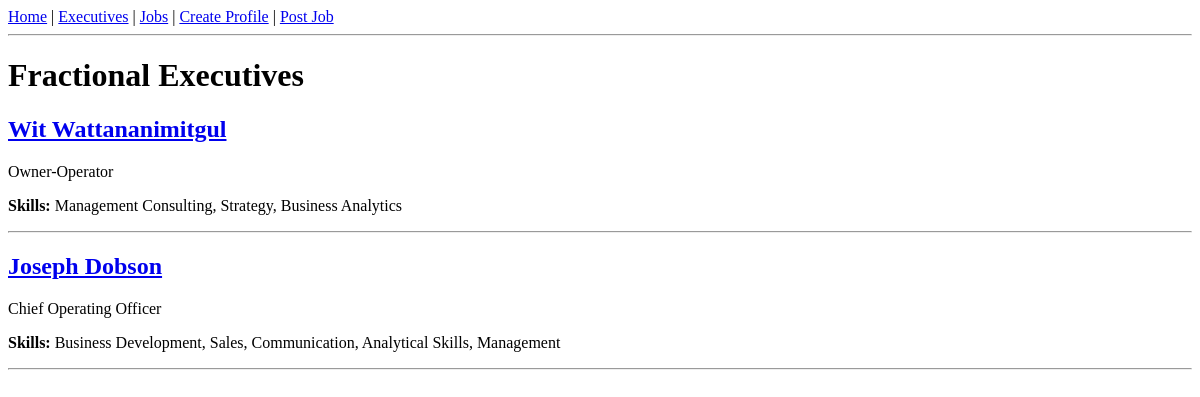
The page /executives/ on the database as committed earlier.
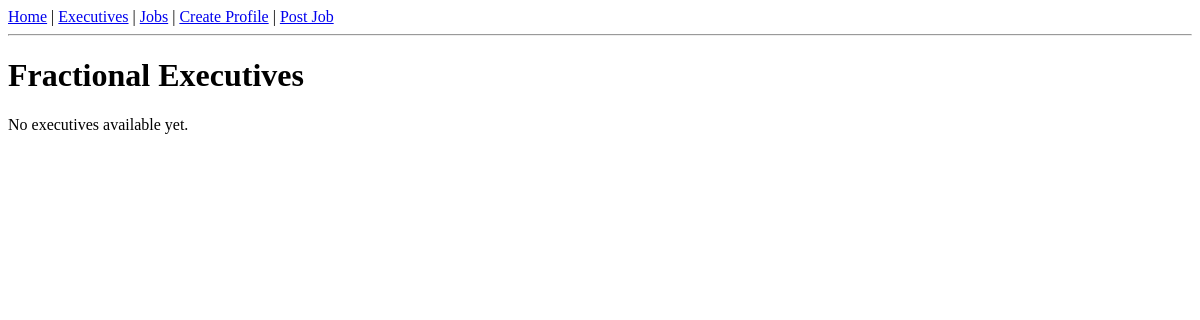
The same page on the database as committed later.
### classifieds/models.py (models this page shows, shortened)
class ExecutiveProfile(models.Model):
    name = models.CharField(max_length=120)
    title = models.CharField(max_length=160)
    bio = models.TextField(blank=True)
    skills_text = models.CharField(max_length=300, blank=True)  # comma-separated
    rate_text = models.CharField(max_length=120, blank=True)    # e.g., "$150–200/hr"
    email = models.EmailField()
    timezone = models.CharField(max_length=60, blank=True)
    created_at = models.DateTimeField(auto_now_add=True)

### classifieds/views.py (the view)
# urls.py: path("", views.exec_list, name="exec_list"),                # /executives/
def exec_list(request):
    execs = ExecutiveProfile.objects.order_by("-created_at")
    return render(request, "classifieds/exec_list.html", {"execs": execs})

### classifieds/templates/classifieds/exec_list.html (shortened to what this page needs)
<!DOCTYPE html>
<html>
<head>
</head>
<body>
    <nav>
        <a href="{% url 'home' %}">Home</a> |
        <a href="{% url 'exec_list' %}">Executives</a> |
        <a href="{% url 'job_list' %}">Jobs</a> |
        <a href="{% url 'create_profile' %}">Create Profile</a> |
        <a href="{% url 'post_job' %}">Post Job</a>
    </nav>
    <hr>
    <h1>Fractional Executives</h1>
    {% for exec in execs %}
        <div>
            <h2><a href="{% url 'exec_detail' exec.pk %}">{{ exec.name }}</a></h2>
            <p>{{ exec.title }}</p>
            <p><strong>Skills:</strong> {{ exec.skills_text }}</p>
        </div>
        <hr>
    {% empty %}
        <p>No executives available yet.</p>
    {% endfor %}
</body>
</html>

Rows that differ between the two databases and show on the page:
removed ExecutiveProfile: name "Wit Wattananimitgul", title "Owner-Operator", skills_text "Management Consulting, Strategy, Business Analytics"
removed ExecutiveProfile: name "Joseph Dobson", title "Chief Operating Officer", skills_text "Business Development, Sales, Communication, Analytical Skills, Management"
Other text that changed with them:
text now shown: "No executives available yet."
